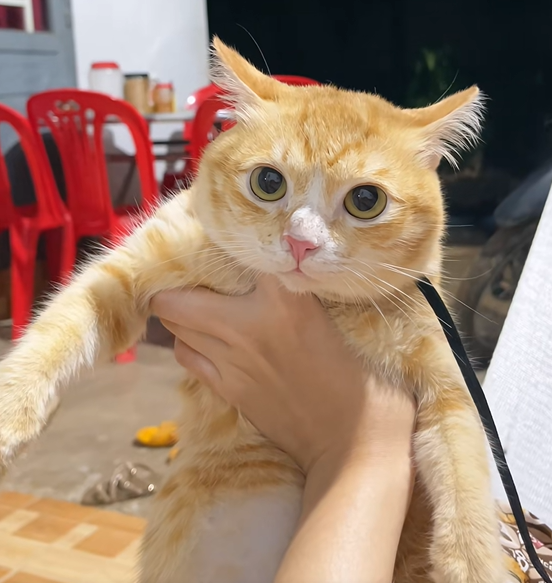
#> input picture ComputerVision/lab2/PixelOperator/cat.png, 552 x 583 px
$ jupyter execute Thresholding.ipynb
#> lines starting #> are read from the running program, lines starting #| are printed output that depends on the picture; after the words box and inside, x2 and y2 are one past the last pixel; in counts of white or black regions, pixels touching at a corner belong together
[cell 1]
import cv2
import numpy as np
import matplotlib.pyplot as plt
import os

[cell 2]
img = cv2.imread("cat.png")
#> img is the input picture: shape (583, 552, 3); mean B, G, R 110.1, 129.3, 157.9
img = cv2.cvtColor(img, cv2.COLOR_BGR2RGB)

plt.figure(figsize=(4,4))
plt.imshow(img)
plt.title("Ảnh gốc")
plt.axis("off")
plt.show()

[cell 3]
# Tính ảnh cường độ (intensity) bằng cách công trọng các kênh màu với hệ số tương ứng thành 1 kết quả đơn kênh
intensity = (
    0.299 * img[:,:,0] +
    0.587 * img[:,:,1] +
    0.114 * img[:,:,2]
).astype(np.uint8)
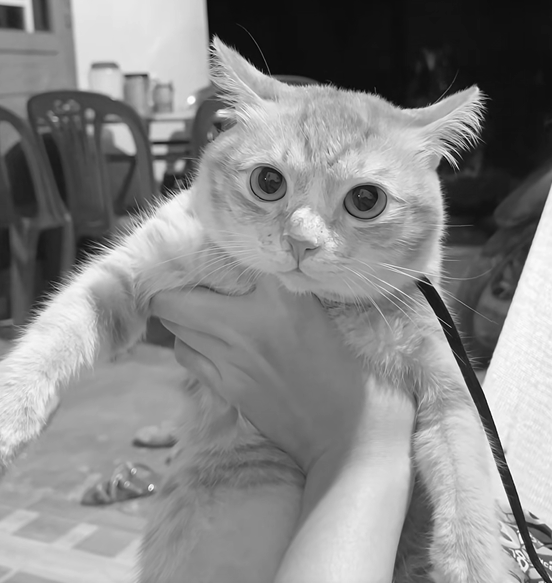
#> intensity: shape (583, 552); min 0, max 255, mean 135.2

plt.figure(figsize=(4,4))
plt.imshow(intensity, cmap='gray')
plt.title("Ảnh cường độ (Intensity)")
plt.axis("off")
plt.show()

[cell 4]
# Áp dụng ngưỡng để chuyển ảnh cường độ thành ảnh nhị phân
T = 128  # ngưỡng
# pixel >= T: Trăng (255), ngược lại: Đen (0)
# nếu ngưỡng của pixel lớn hơn hoặc bằng T thì gán giá trị 255, ngược lại gán giá trị 0
binary_img = np.where(intensity >= T, 255, 0).astype(np.uint8)
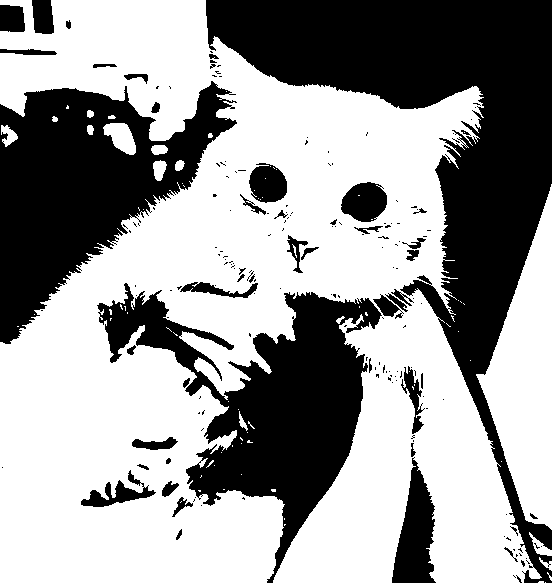
#> binary_img: shape (583, 552); 60.5% white; 185 black regions (139 under 20 px), largest, box (x1, y1, x2, y2) and area: (206, 0, 552, 583) 55612, (0, 81, 237, 344) 29561, (97, 283, 382, 583) 29305

plt.figure(figsize=(4,4))
plt.imshow(binary_img, cmap='gray')
plt.title("Ảnh nhị phân (Threshold = 128)")
plt.axis("off")
plt.show()

[cell 5]
plt.figure(figsize=(12,4))

plt.subplot(1,3,1)
plt.imshow(img)
plt.title("Ảnh màu gốc")
plt.axis("off")

plt.subplot(1,3,2)
plt.imshow(intensity, cmap='gray')
plt.title("Cường độ sáng")
plt.axis("off")

plt.subplot(1,3,3)
plt.imshow(binary_img, cmap='gray')
plt.title("Ảnh nhị phân")
plt.axis("off")

plt.show()
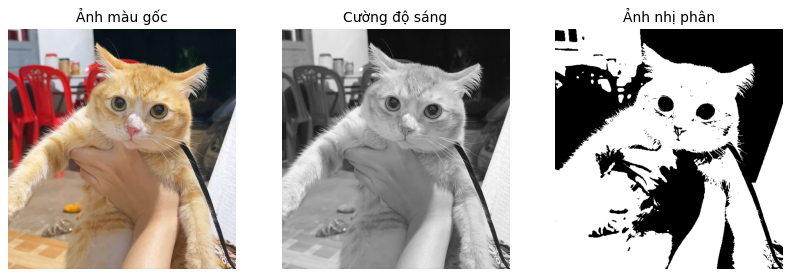
#> figure drawn by matplotlib, 3 panels
